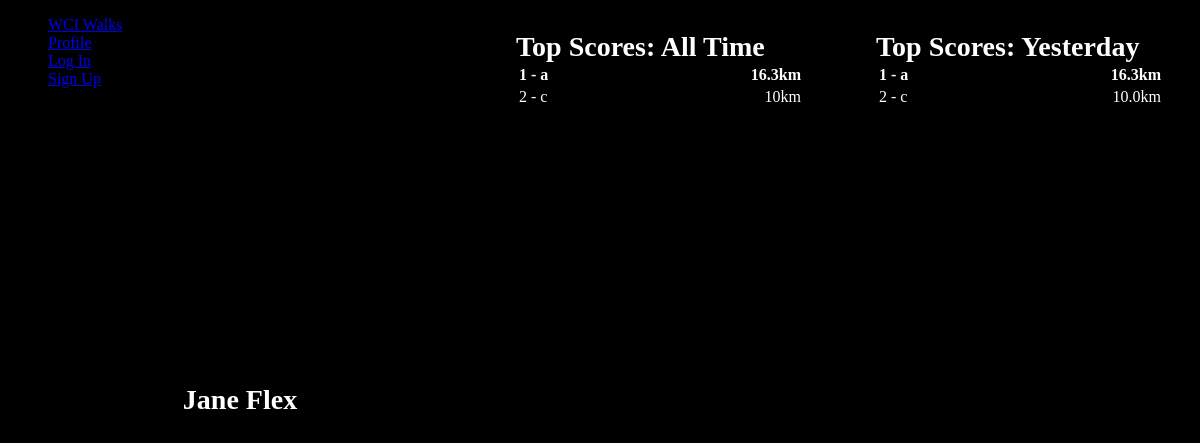
Before: / with the older database file.
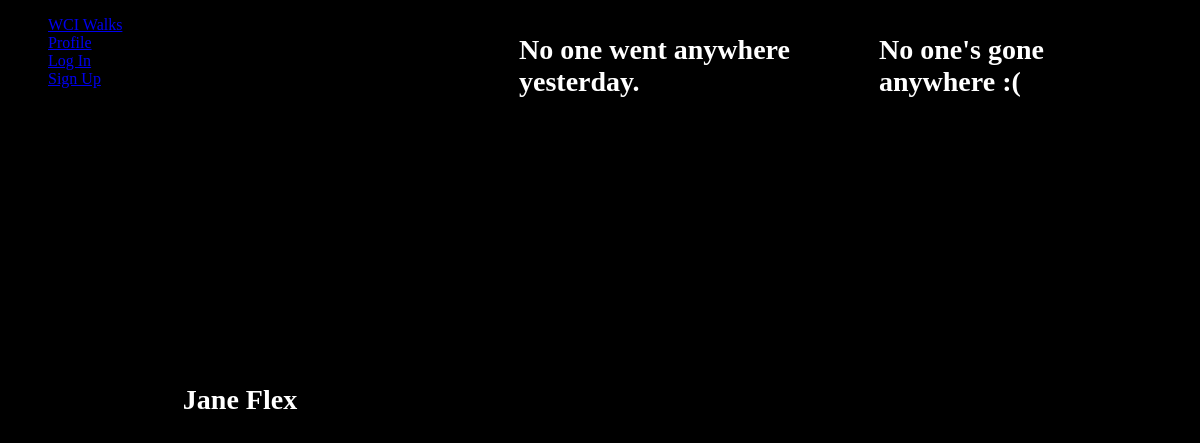
After: the same page with the newer database file.
### tables this page shows
CREATE TABLE walks (
    id INTEGER NOT NULL,
    username TEXT NOT NULL,
    distance REAL NOT NULL,
    walkdate TEXT NOT NULL
);

CREATE TABLE users (
    id INTEGER PRIMARY KEY,
    email TEXT UNIQUE NOT NULL,
    username TEXT NOT NULL,
    password TEXT NOT NULL,
    distance INTEGER NOT NULL
);

### controllers/index.py (the view)
@bp.route('/', methods=('GET', 'POST', 'PUT', 'PATCH', 'DELETE'))
def home():
    db = database.get_db()
    return render_template(
        'index.html',
        alltimeleaderboard=get_all_time_leaderboard(),
        yesterdayleaderboard=get_day_leaderboard(datetime.date.today()-datetime.timedelta(days=1)),
    )

### models/database.py (called while the page is built)
def get_db():
    if 'db' not in g:
        g.db = sqlite3.connect(
            current_app.config['DB'], detect_types=sqlite3.PARSE_DECLTYPES
        )
        g.db.row_factory = sqlite3.Row
    return g.db

def teardown_db(err=None):
    db = g.pop('db', None)
    if db is not None:
        db.close()

### templates/utils.py (called while the page is built)
def get_all_time_leaderboard():
    db = database.get_db()
    userdistances = db.execute(
        "SELECT username, distance FROM users;"
    ).fetchall()
    userdistances.sort(key=lambda user: user[1], reverse=True)
    return userdistances[:15]

def get_day_leaderboard(date):
    db = database.get_db()
    userdistances = db.execute(
        "SELECT username, distance FROM walks WHERE walkdate=?;", (date,)
    ).fetchall()
    userdistances.sort(key=lambda user: user[1], reverse=True)
    return userdistances[:10]

### templates/index.html (shortened to what this page needs)
{% extends "utils/layout.html" %}
{% block body %}
    <div class="largesplit left flexy">
        <div class="centered b">
            <h2>Jane Flex</h2>
        </div>
    </div>
    <div class="split right flexy">
        <div class="centered leaderborder">
            {% if yesterdayleaderboard|length > 0 and yesterdayleaderboard[0][1] > 0 %}
                <h2>Top Scores: Yesterday</h2>
                <table>
                    <tr class="bold"><td>1 - {{yesterdayleaderboard[0][0]}}</td><td class="d">{{yesterdayleaderboard[0][1]}}km</td></tr>
                    {% for i in range(1, [yesterdayleaderboard|length, 21] | min) %}
                        {% if yesterdayleaderboard[i][1]>0 %}<tr><td>{{i+1}} - {{yesterdayleaderboard[i][0]}}</td><td class="d">{{yesterdayleaderboard[i][1]}}km</td></tr>{% endif %}
                    {% endfor %}
                </table>
            {% else %}
                <table><tr><td><h2>No one's gone anywhere :(</h2></td></tr></table>
            {% endif %}
        </div>
    </div>
    <div class="split middle flexy">
        <div class="centered leaderborder">
            {% if alltimeleaderboard|length > 0 and alltimeleaderboard[0][1] > 0 %}
                <h2>Top Scores: All Time</h2>
                <table>
                    <tr class="bold"><td>1 - {{alltimeleaderboard[0][0]}}</td><td class="d">{{alltimeleaderboard[0][1]}}km</td></tr>
                    {% for i in range(1, [alltimeleaderboard|length, 21] | min) %}
                        {% if alltimeleaderboard[i][1]>0 %}<tr><td>{{i+1}} - {{alltimeleaderboard[i][0]}}</td><td class="d">{{alltimeleaderboard[i][1]}}km</td></tr>{% endif %}
                    {% endfor %}
                </table>
            {% else %}
                <table><tr><td><h2>No one went anywhere yesterday.</h2></td></tr></table>
            {% endif %}
        </div>
    </div>
{% endblock %}

### templates/utils/layout.html (shortened to what this page needs)
<!DOCTYPE html>
<html height="100%">
    <head>
        <link rel="stylesheet" href="{{ url_for('static', filename='style.css') }}" type="text/css"/>
    </head>
    <body onload="{% block onload %}{% endblock %}">
        {% include "utils/navbar.html" %}
        {% block body %}
        {% endblock %}
    </body>
</html>

### templates/utils/navbar.html
<nav>
    <ul>
        <li>
            <a href="/">WCI Walks</a>
        </li>
        <li>
            <a href="/users">Profile</a>
        </li>
        {% if "userid" not in session %}
        <li>
            <a href="/users/login">Log In</a>
        </li>
        <li>
            <a href="/users/signup">Sign Up</a>
        </li>
        {% else %}
        <li>
            <a href="/users/logout">Log out</a>
        </li>
        {% endif %}
    </ul>
</nav>

### static/style.css (style rules this page uses)
body { background-color: black; }
.flexy { display: flex; justify-content: center; align-items: center; flex-direction: column; }
.split { height: 100%; position: fixed; z-index: 1; top: 0; overflow-x: hidden; padding-top: 0px; }
.largesplit { height: 100%; width: 45%; position: fixed; z-index: 1; top: 0; overflow-x: hidden; padding-top: 0px; }
.left { right: 60%; width: 40% }
.middle { right: 30%; width: 30%; }
.right { right: 0; width: 30%; }
.centered { z-index: 3; }
table { width: 100%; }
.leaderborder { color: white; width: 80%; height: 90%; padding: 5%; padding-top: 0; }
h2 { color: white; margin-top: 0; margin-bottom: 0; font-size: 1.75em; }

Changed rows visible on the page:
removed walks: username "a", distance "16.3"
removed walks: username "c", distance "10.0"
removed users: username "a", distance "16.3"
removed users: username "c", distance "10"
Other visible differences:
text no longer shown: "Top Scores: Yesterday 1 - km Top Scores: All Time 1 - km"
text now shown: "No one's gone anywhere :( No one went anywhere yesterday."
list line gone: "2 - km"
